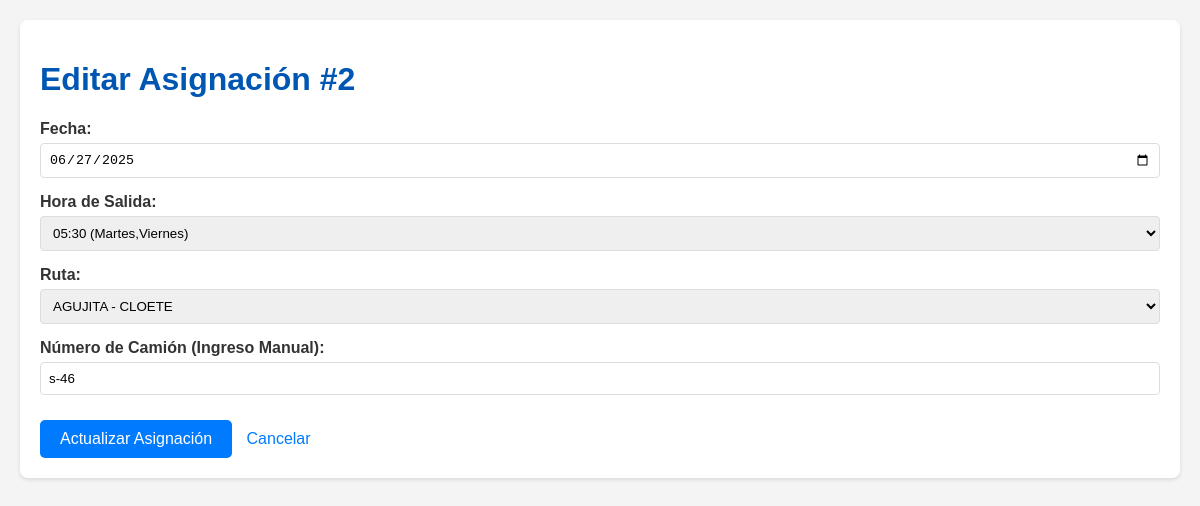
The page /editar_asignacion/2 on the database its author committed.
### tables this page shows
CREATE TABLE Asignaciones (
                id_asignacion INTEGER PRIMARY KEY AUTOINCREMENT,
                id_horario INTEGER NOT NULL,
                id_ruta INTEGER NOT NULL,
                numero_camion_manual TEXT, -- AHORA ES UN CAMPO DE TEXTO, NO NECESITA NOT NULL
                fecha TEXT NOT NULL, -- Formato YYYY-MM-DD
                FOREIGN KEY (id_horario) REFERENCES HorariosSalida(id_horario),
                FOREIGN KEY (id_ruta) REFERENCES Rutas(id_ruta)
                -- Ya no hay FOREIGN KEY a Camiones, ya que el campo es de texto libre
            );

CREATE TABLE HorariosSalida (
                id_horario INTEGER PRIMARY KEY AUTOINCREMENT,
                hora_salida TEXT NOT NULL, -- Formato HH:MM
                dias_semana TEXT NOT NULL, -- Ej. "Lunes,Martes", "Todos", "Sabado,Domingo"
                es_especial BOOLEAN DEFAULT 0 -- 0 para falso, 1 para verdadero
            );

CREATE TABLE Rutas (
                id_ruta INTEGER PRIMARY KEY AUTOINCREMENT,
                nombre TEXT NOT NULL,
                recorrido TEXT NOT NULL
            );

### app.py (the view, shortened to what this page needs)
@app.route('/editar_asignacion/<int:id_asignacion>', methods=('GET', 'POST'))
def editar_asignacion(id_asignacion):
    conn = get_db_connection()
    asignacion = conn.execute('SELECT * FROM Asignaciones WHERE id_asignacion = ?', (id_asignacion,)).fetchone()
    if asignacion is None:
        flash('Asignación no encontrada.', 'error')
        conn.close()
        return redirect(url_for('admin_dashboard'))
    orden_rutas = [
        'NUEVA ROSITA', 'CLOETE', 'AGUJITA', 'SABINAS', 'BARROTERAN',
        'ESPERANZAS', 'AURA', 'MUZQUIZ', 'PALAU', 'MANANTIALES'
    ]
    order_case = "CASE nombre "
    for i, ruta_name in enumerate(orden_rutas):
        order_case += f"WHEN '{ruta_name}' THEN {i} "
    order_case += "ELSE 99 END"
    rutas = conn.execute(f'SELECT id_ruta, nombre, recorrido FROM Rutas ORDER BY {order_case}, nombre').fetchall()
    horarios = conn.execute('SELECT id_horario, hora_salida, dias_semana FROM HorariosSalida ORDER BY hora_salida').fetchall()
    conn.close()
    return render_template('editar_asignacion.html',
                        asignacion=asignacion,
                        rutas=rutas,
                        horarios=horarios)

### app.py (called while the page is built)
def get_db_connection():
    conn = sqlite3.connect('transporte.db')
    conn.row_factory = sqlite3.Row
    return conn

### templates/editar_asignacion.html (shortened to what this page needs)
<!DOCTYPE html>
<html lang="es">
<head>
</head>
<body>
    <div class="container">
        <h1>Editar Asignación #{{ asignacion.id_asignacion }}</h1>
        <form method="POST">
            <div>
                <label for="fecha">Fecha:</label>
                <input type="date" id="fecha" name="fecha" value="{{ asignacion.fecha }}" required>
            </div>
            <div>
                <label for="id_horario">Hora de Salida:</label>
                <select id="id_horario" name="id_horario" required>
                    {% for horario in horarios %}
                    <option value="{{ horario.id_horario }}" {% if horario.id_horario == asignacion.id_horario %}selected{% endif %}>
                        {{ horario.hora_salida }} ({{ horario.dias_semana }})
                    </option>
                    {% endfor %}
                </select>
            </div>
            <div>
                <label for="id_ruta">Ruta:</label>
                <select id="id_ruta" name="id_ruta" required>
                    {% for ruta in rutas %}
                    <option value="{{ ruta.id_ruta }}" {% if ruta.id_ruta == asignacion.id_ruta %}selected{% endif %}>
                        {{ ruta.nombre }} - {{ ruta.recorrido }}
                    </option>
                    {% endfor %}
                </select>
            </div>
            <div>
                <label for="numero_camion">Número de Camión (Ingreso Manual):</label>
                <input type="text" id="numero_camion" name="numero_camion" value="{{ asignacion.numero_camion_manual if asignacion.numero_camion_manual else '' }}" placeholder="Ej. C-001 o Camión Temporal">
            </div>
            <button type="submit">Actualizar Asignación</button>
            <a href="{{ url_for('admin_dashboard') }}" class="back-link">Cancelar</a>
        </form>
    </div>
</body>
</html>

### templates/editar_asignacion.html (style rules this page uses)
body { font-family: Arial, sans-serif; margin: 20px; background-color: #f4f4f4; color: #333; }
.container { background-color: #fff; padding: 20px; border-radius: 8px; box-shadow: 0 2px 4px rgba(0, 0, 0, 0.1); }
h1 { color: #0056b3; }
form div { margin-bottom: 15px; }
label { display: block; margin-bottom: 5px; font-weight: bold; }
select, input[type="date"], input[type="text"] { width: 100%; padding: 8px; border: 1px solid #ddd; border-radius: 4px; box-sizing: border-box; }
button { padding: 10px 20px; background-color: #007bff; color: white; border: none; border-radius: 5px; cursor: pointer; font-size: 16px; margin-right: 10px; }
.back-link { display: inline-block; margin-top: 20px; color: #007bff; text-decoration: none; }

### rows shown on the page
Asignaciones: id_asignacion "2", fecha "06/27/2025", id_horario "05:30 (Martes,Viernes)", id_ruta "AGUJITA - CLOETE", numero_camion "s-46"
